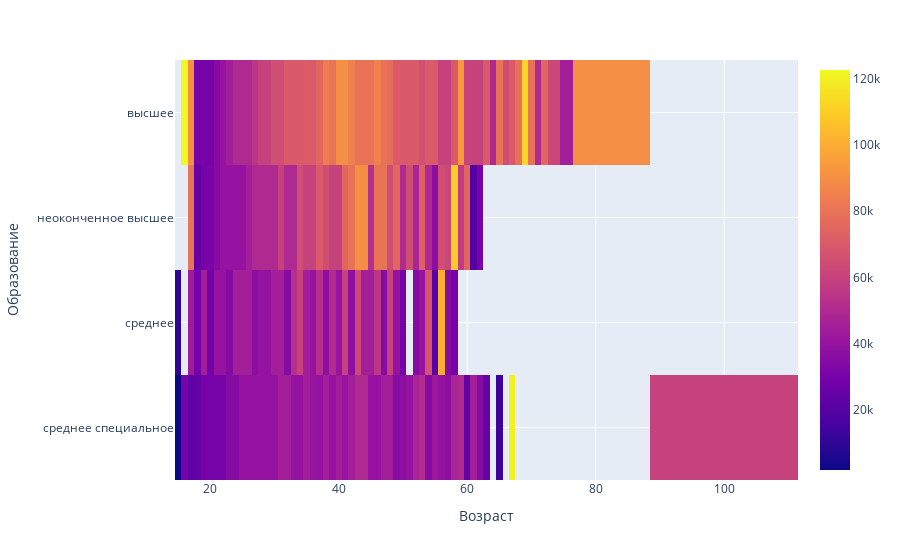

Here is the notebook cell this chart was saved with:
### Markdown cell above
7. Постройте сводную таблицу, иллюстрирующую зависимость **медианной** желаемой заработной платы от возраста (**"Возраст"**) и образования (**"Образование"**). На полученной сводной таблице постройте **тепловую карту**. Проанализируйте тепловую карту, сравнив показатели внутри групп.

### Code cell
map_data = pd.pivot_table(
    hh_data,
    values="ЗП(руб)",
    index="Образование",
    columns="Возраст",
    aggfunc="median"
)

map_graf = px.imshow(map_data)
map_graf.show()
map_graf.write_html("plotly/map_graf.html")

### Figure 1 — Plotly figure (JSON) as saved in the notebook; plotly's stock layout.template omitted (floating-point values rounded to 4 significant figures; data arrays with more than 128 entries replaced by an {"elided": "..."} marker saying what was removed)
{"data": [{"coloraxis": "coloraxis", "hovertemplate": "Возраст: %{x}<br>Образование: %{y}<br>color: %{z}<extra></extra>", "name": "0", "type": "heatmap", "x": [15, 16, 17, 18, 19, 20, 21, 22, 23, 24, 25, 26, 27, 28, 29, 30, 31, 32, 33, 34, 35, 36, 37, 38, 39, 40, 41, 42, 43, 44, 45, 46, 47, 48, 49, 50, 51, 52, 53, 54, 55, 56, 57, 58, 59, 60, 61, 62, 63, 64, 65, 66, 67, 68, 69, 70, 71, 72, 73, 76, 77, 100], "xaxis": "x", "y": ["высшее", "неоконченное высшее", "среднее", "среднее специальное"], "yaxis": "y", "z": {"elided": "4x62 float values"}}], "layout": {"coloraxis": {"colorscale": [[0, "#0d0887"], [0.1111, "#46039f"], [0.2222, "#7201a8"], [0.3333, "#9c179e"], [0.4444, "#bd3786"], [0.5556, "#d8576b"], [0.6667, "#ed7953"], [0.7778, "#fb9f3a"], [0.8889, "#fdca26"], [1, "#f0f921"]]}, "margin": {"t": 60}, "xaxis": {"anchor": "y", "constrain": "domain", "domain": [0, 1], "scaleanchor": "y", "title": {"text": "Возраст"}}, "yaxis": {"anchor": "x", "autorange": "reversed", "constrain": "domain", "domain": [0, 1], "title": {"text": "Образование"}}}}
